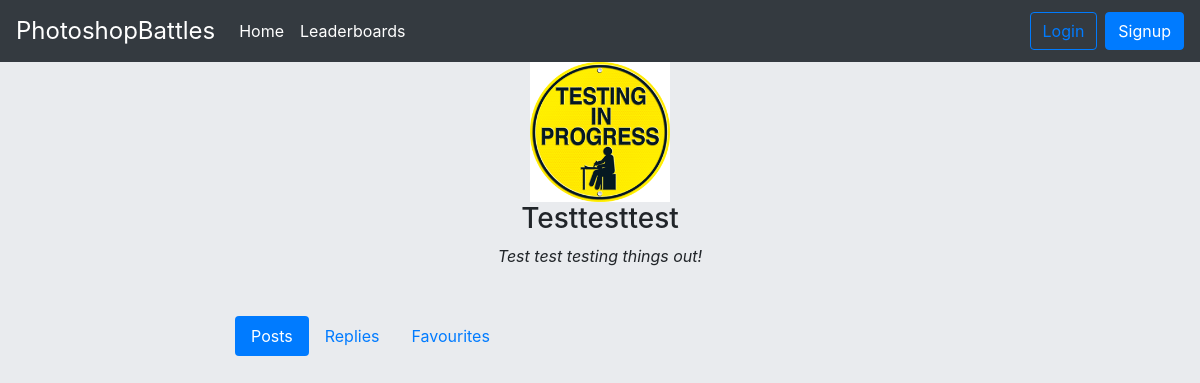
The app's page /profile/Testtesttest with its own data.
### accounts/models.py (models this page shows, shortened)
class Profile(models.Model):
    user = models.OneToOneField(User, on_delete=models.CASCADE)
    image = models.ImageField(default='default.jpg', upload_to='profile_pics')
    bio = models.TextField(max_length=400, default='Bio..')

### accounts/views.py (the view)
# urls.py: path('profile/<str:username>', profile_view),
def profile_view(request, username):
    user_object = get_object_or_404(User, username=username)
    profile = user_object.profile
    posts_by_user = Post.objects.filter(user=user_object)
    replies_by_user = Reply.objects.filter(user=user_object)
    favourited_by_user = Favourite.objects.filter(user=user_object)
    replies_favourited = []
    for f in favourited_by_user:
        replies_favourited.append(f.reply)
    context = {
        'user_object': user_object,
        'profile': profile,
        'posts_by_user': posts_by_user,
        'replies_by_user': replies_by_user,
        'replies_favourited': replies_favourited
    }
    return render(request, 'accounts/profile.html', context)

### accounts/templates/accounts/profile.html (shortened to what this page needs)
{% extends 'accounts/base_layout.html' %}
{% block container %}
<div class="row justify-content-sm-center">
    <div class="col-sm-8">
        <center>
            <img src="/media/{{profile.image}}" width="140" height="140">
            <h3>{{user_object.username}}</h3>
            <em>{{profile.bio}}</em>
            <br><br>
       </center><br>
       <ul class="nav nav-pills mb-3" id="pills-tab" role="tablist">
           <li class="nav-item">
               <a class="nav-link active" id="pills-posts-tab" data-toggle="pill" href="#pills-posts" role="tab" aria-controls="pills-posts" aria-selected="true">Posts</a>
           </li>
           <li class="nav-item">
               <a class="nav-link" id="pills-replies-tab" data-toggle="pill" href="#pills-replies" role="tab" aria-controls="pills-replies" aria-selected="false">Replies</a>
           </li>
           <li class="nav-item">
               <a class="nav-link" id="pills-favourites-tab" data-toggle="pill" href="#pills-favourites" role="tab" aria-controls="pills-favourites" aria-selected="false">Favourites</a>
           </li>
       </ul>
    </div>
    </div>
</div>
{% endblock %}

### static/css/main.css (style rules this page uses)
body { background: #E9EBEE; }

### records on screen
Profile: image (picture), bio "Test test testing things out!"

### other values on screen
{{ user_object.username }} "Testtesttest"
